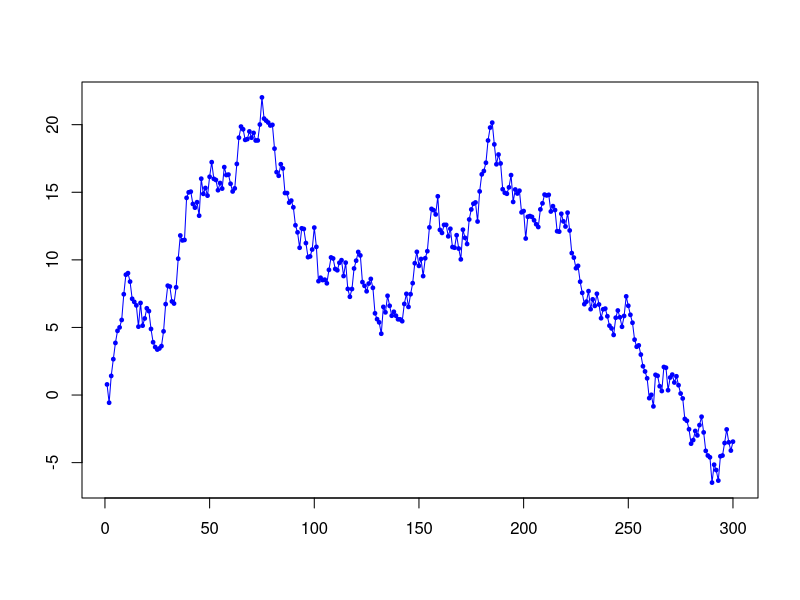

The R source for this figure: (Note: this script raises an error after producing the figure.)
## ---- chunk 1
pkgs.installed <- installed.packages()
pkgs.required <- c("car", "AER", "stargazer", "tictoc", "quantmod", "xts", "readr", "latex2exp", "gridExtra", "summarytools", "qwraps2", "nortest", "moments", "xtable", "sm", "astsa", "tseries", "ggplot2", "ggplotgui", "shiny", "tidyverse")
pkgs.missing <- pkgs.required[which(!pkgs.required %in% pkgs.installed)]
lapply(pkgs.missing, install.packages, character.only = TRUE)
lapply(pkgs.required, require, character.only = TRUE)

rm(list=ls()) # clear all variables from enviroment/workspace

independent_AR_simulation<- function(phi_vec, c_vec, sigma_u_vec, T){
  # Simulate two independent RW and run spurious regression
  
  # function to simulate K independent AR process with :
  # T       = n.f simulated dates (simulated sample size)
  # phi_vec = [\phi_1, ..., phi_N]' = autoregressive coefficients for each AR process
  # c_vec   = [c_1, ..., c_N] = constant in AR process
  # number of AR(1) processes to simulate
  N <- length(phi_vec) 
  
  # create empty matrix T X N that will contain all simulated AR processes
  AR_sim_mat <- NA*matrix(0,T+1,N) # empty vector ( (T+1) X 1 )
   u_sim_mat <- NA*matrix(0,T+1,N) # empty vector ( (T+1) X 1 )
  
  # loop over each AR process ind1
  for (ind1 in seq(1,N)) {
    #ind1 = 1
    c       <-       c_vec[ind1]
    phi     <-     phi_vec[ind1]
    sigma_u <- sigma_u_vec[ind1]

    # simulate vector of innovations zero mean, and sd given as input
    # set.seed(10000+ind1) # fix "seed" in order to produce same random numbers every time next line of code is called!
    u    <- rnorm(T+1, mean = 0, sd = sigma_u) #WN
    u_sim_mat[,ind1] <- u

    # generate starting observation for the process: 
    # unconditional mean (stationary processes) or 0 (for non-stat processes only!, as phi=1 and c/(1-phi)=NA)
    if (abs(phi)<1){
      AR_sim_mat[1,ind1] <- c/(1-phi) ; #start from unconditional value of the process
    } else{
      AR_sim_mat[1,ind1] <- 0 ; #start from unconditional value of the process
    }

    # simulate all other observations t=2 to T+1
    for (t in seq(2,T+1)) AR_sim_mat[t,ind1] <- phi*AR_sim_mat[t-1,ind1] + u[t]
  }

  # Output of function
  # 1 = simulated AR process
  # 2 = simulated innovations
  return(list(AR_sim_mat = AR_sim_mat, u_sim_mat = u_sim_mat))
}
## ---- chunk 2
# Simulate : White noise, Random Walk
set.seed(102)
sigma_ux <- 1 ; 
T <- 300      # T = sample size (length of TS to simulate)
# Simulate white Noise: u_{xt} ~ iidN(0,1), for t = 1, ..., T   
u = rnorm(T+1, mean = 0, sd = sigma_ux);  
# Loop to simulate observations of Random Walk : X_t = X_{t-1} + u_{xt} , 
X.RW      <- NA*matrix(0,T+1,1) # empty vector ( T X 1 )
X.RW[1]   <- 0 # initial value of RW set arbitrarily = 0 (unconditional mean)

# 'for' loop to generate all observations of RW form 2 to T
for (t in 2:(T+1)){ X.RW[t] <- X.RW[t-1] + u[t] }
X.RW <- X.RW[-1,] # delete initial observation which was set to 0    

# plot simulated RW (X_t) and its innovations (u_xt)
# dev.off()
plot(
  X.RW, type='o', 
  pch=19, col="blue", cex = 0.5,
  main=TeX('White Noise and Random Walk'), 
  xlab='time', ylab='')
abline(0,0)
lines(u, type='o', pch=19, col="red", cex = 0.5)
legend(
  "bottomleft", pch=c(19,19), col=c("blue", "red"),
  legend=c(TeX('RW: $X_t = X_{t-1} + u_{x,t}$   '), TeX('WN: $u_{x,t} \\sim iidN(0,1)$   ')))

## ---- chunk 3
# Simulate AR(1) and plot acf
set.seed(102)
sigma_ux <- 1 ; 
T<- 200
u    <- rnorm(T+1, mean = 0, sd = sigma_ux) #WN
phi  <- 0.5                                 # AR 1 coefficient 

X.AR1.stat    <- NA*matrix(0,T,1) # empty vector ( T X 1 )
X.AR1.nonstat <- NA*matrix(0,T,1) # empty vector ( T X 1 )

X.AR1.nonstat[1] <- 0 # both processes start at t= 0 from the value 0
X.AR1.stat[1]    <- 0  
for (t in 2:T){
  X.AR1.nonstat[t] <- X.AR1.nonstat[t-1] + u[t];
  X.AR1.stat[t]    <- phi*X.AR1.stat[t-1] + u[t] 
}

y.range <-range(as.matrix(c(X.AR1.stat,X.AR1.nonstat)),na.rm = TRUE, finite = FALSE) 

par(mfrow=c(2,2))

plot(
  X.AR1.nonstat, 
  type='o', pch=19, col="blue", cex = 0.5,
  main=TeX('AR(1): $X_t = X_{t-1} + u_{x,t},  u_{x,t} \\sim iidN(0,1)$'), 
  xlab='time', ylab='')
abline(0,0)

plot(
  X.AR1.stat, 
  type='o', pch=19, col="red", cex = 0.5,
  main=TeX('AR(1): $X_t = 0.5 X_{t-1} + u_{x,t},  u_{x,t} \\sim iidN(0,1)$'), 
  xlab='time', ylab='')

# plot Autocorrelation function (acf)
lag.max.acf = 20;
acf(
  X.AR1.nonstat, 
  main=TeX('ACF, AR(1) NON-stationary'), 
  lag.max = lag.max.acf, xlab = "lag ")

acf(
  X.AR1.stat, 
  main=TeX('ACF, AR(1) stationary'), 
  lag.max = lag.max.acf, xlab = "lag ")
## ---- chunk 4



phi_vec     = c(0.95, 0.95)
c_vec       = c(0,0)
sigma_u_vec = c(1,1) 
T           = 60

output_temp <- independent_AR_simulation(phi_vec, c_vec, sigma_u_vec, T)
AR_sim <- output_temp$AR_sim_mat
u_sim  <- output_temp$u_sim_mat
## ---- chunk 5
par(mfrow=c(2,2))

plot(
  u_sim[,1], 
  type='o', pch=19, col="blue", cex = 0.5,
  main=TeX('AR innovation: $u_{x,t}$'), 
  xlab='time', ylab='')
abline(0,0)

plot(
  u_sim[,2], 
  type='o', pch=19, col="red", cex = 0.5,
  main=TeX('AR innovation: $u_{y,t}$'), 
  xlab='time', ylab='')
abline(0,0)

# ACFs
lag.max.acf = 30

acf(
  u_sim[,1], 
  main=TeX('ACF, AR: $x_t = \\phi_1 x_{t-1} + u_{x,t}$'), 
  lag.max = lag.max.acf, xlab = "lag ")

acf(
  u_sim[,2], 
  main=TeX('ACF, AR: $y_t = \\phi_2 y_{t-1} + u_{y,t}$'), 
  lag.max = lag.max.acf, xlab = "lag ")
## ---- chunk 6
par(mfrow=c(1,1))
plot(x = u_sim[,1], y = u_sim[,2], 
     col = "blue", lwd =1, 
     xlab=TeX("$u_{x,t}$"), ylab=TeX("$u_{y,t}$"),
     main=TeX('$u_{y,t}$ vs. $u_{x,t}$'))
reg1  <- lm(u_sim[,2] ~ u_sim[,1])

abline(reg1, col="red", lwd=2)

stargazer(list(reg1),type="text")
summary(reg1)

## ---- chunk 7
par(mfrow=c(2,2))

plot(
  AR_sim[,1], 
  type='o', pch=19, col="blue", cex = 0.5,
  main=TeX('AR: $x_t = \\phi_1 x_{t-1} + u_{x,t}$'), 
  xlab='time', ylab='')
abline(0,0)

plot(
  AR_sim[,2], 
  type='o', pch=19, col="red", cex = 0.5,
  main=TeX('AR: $y_t = \\phi_2 y_{t-1} + u_{y,t}$'), 
  xlab='time', ylab='')
abline(0,0)

lag.max.acf = 30
acf(
  AR_sim[,1], 
  main=TeX('ACF, AR: $x_t = \\phi_1 x_{t-1} + u_{x,t}$'), 
  lag.max = lag.max.acf, xlab = "lag ")

acf(
  AR_sim[,2], 
  main=TeX('ACF, AR: $y_t = \\phi_2 y_{t-1} + u_{y,t}$'), 
  lag.max = lag.max.acf, xlab = "lag ")

## ---- chunk 8
#################################################
# scatterplot of y_t vs. x_t
#################################################
par(mfrow=c(1,1))
plot(x = AR_sim[,1], y = AR_sim[,2], 
     col = "blue", lwd =1, 
     xlab=TeX("$x_{t}$"), ylab=TeX("$y_{t}$"),
     main=TeX('$y_{t}$ vs. $x_{t}$'),   )

reg2  <- lm(AR_sim[,2] ~ AR_sim[,1])
stargazer(list(reg2),type="text")
summary(reg2)
abline(reg2, col="red", lwd=2) # display regression line on scatterplot (y~x)
## ---- chunk 9
stargazer(list(reg1,reg2), type = "text")
# Magics: you can save tabel directly in latex !!!!!!!!!!!!!!!!!!!
# stargazer(list(reg1,reg2),
#           align=TRUE, type = "text", no.space = TRUE,
#           title = "Table X", out = "fit.tex")
